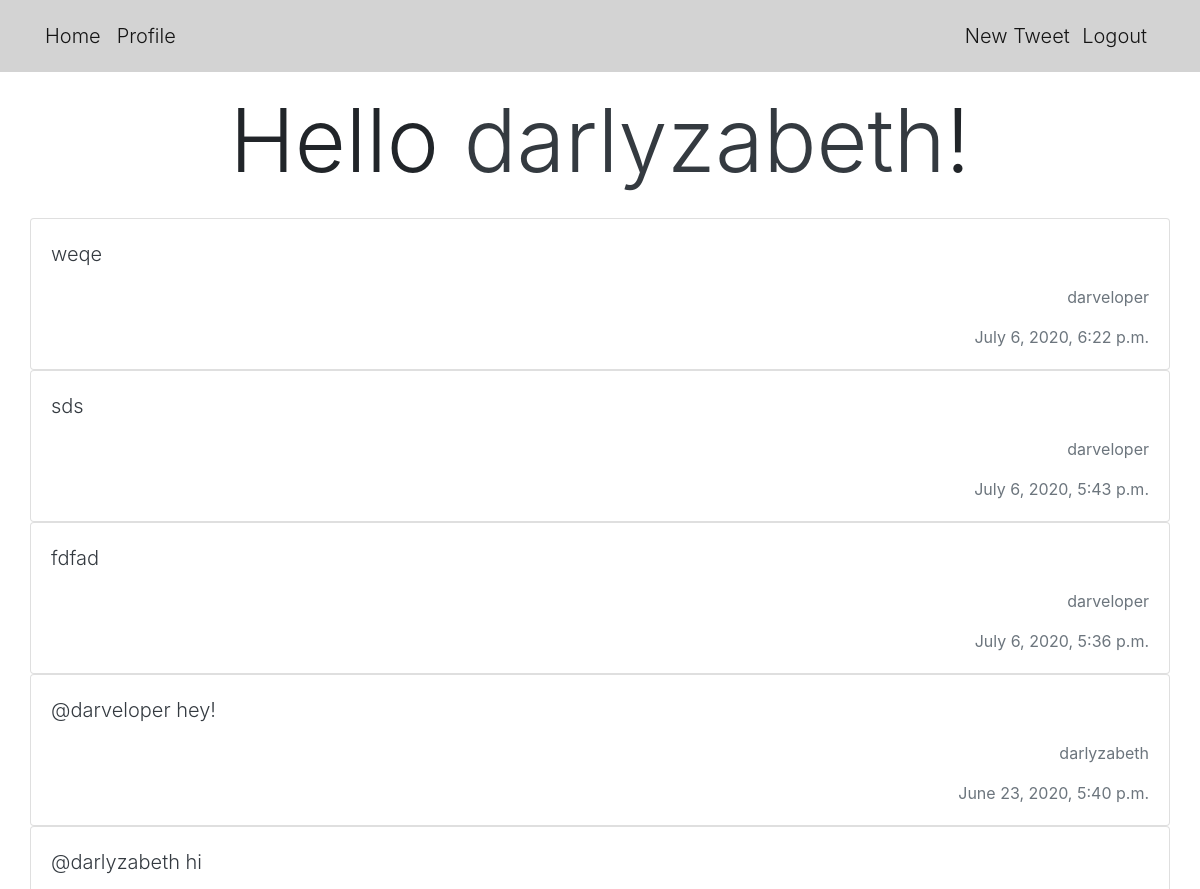
The app's page / (signed in, upper part), older data.
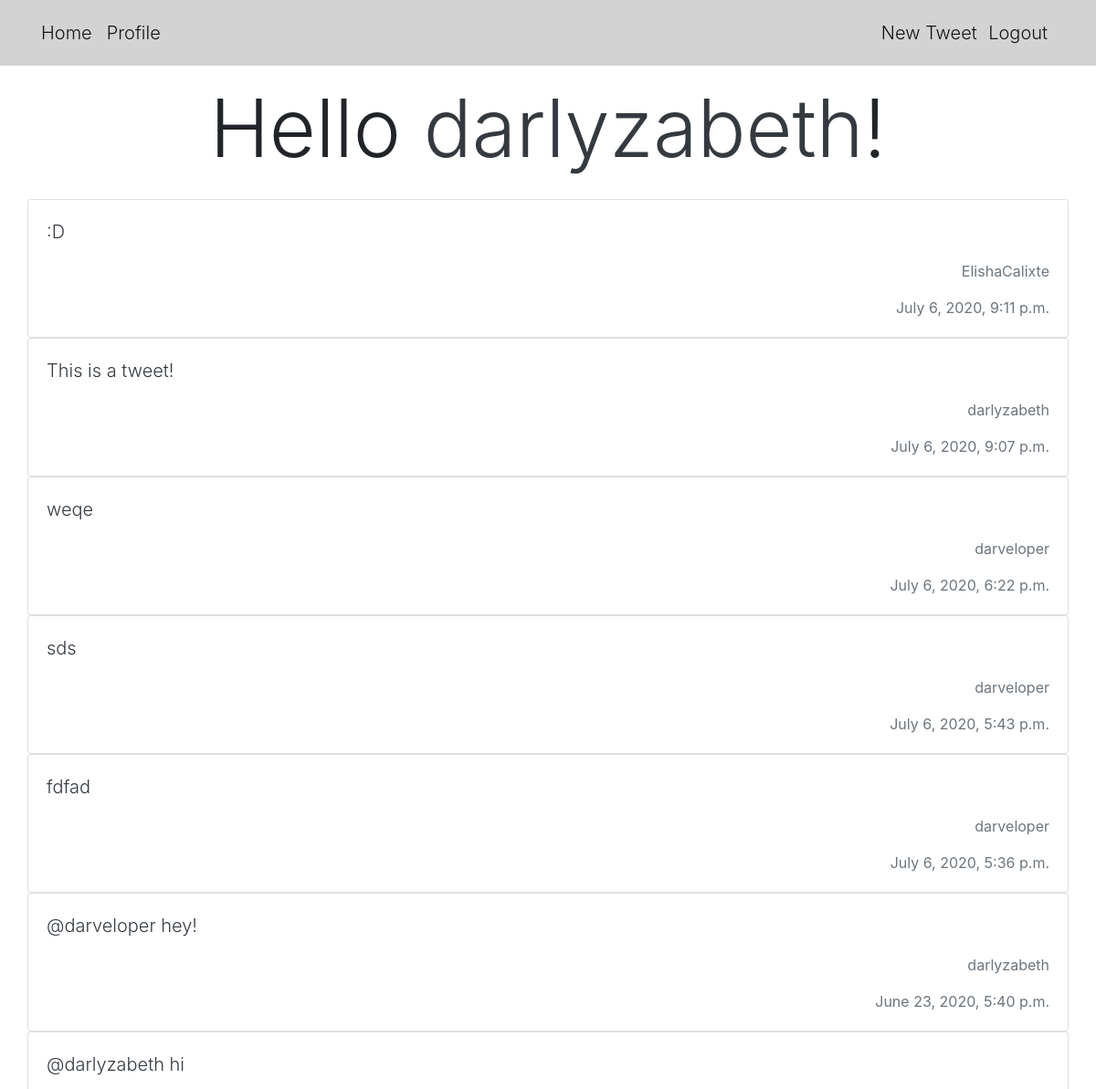
The same page, newer data.
### tweet/models.py (models this page shows)
class Tweet(models.Model):
    author = models.ForeignKey(CustomUser, default=None, on_delete=models.CASCADE)
    text = models.CharField(max_length=140)
    post_date = models.DateTimeField(default=timezone.now)
    def __str__(self):
        return self.text

### twitteruser/models.py (models this page shows, shortened)
class CustomUser(AbstractBaseUser):
    email = models.EmailField(
        verbose_name='email address',
        max_length=255,
        unique=True
    )
    username = models.CharField(
        verbose_name='username',
        max_length=100,
        unique=True
    )
    followers = models.ManyToManyField('self', symmetrical=False, related_name='user_followers')
    following = models.ManyToManyField('self', symmetrical=False, related_name='user_following')
    active = models.BooleanField(default=True)
    staff = models.BooleanField(default=False)
    admin = models.BooleanField(default=False)
    USERNAME_FIELD = 'username'
    REQUIRED_FIELDS = ['email']
    def __str__(self):
        return self.username
    @property
    def is_active(self):
        return self.active
    objects = UserManager()

### twitteruser/views.py (the view)
# urls.py: path('', index, name='home'),
@login_required(login_url='/login')
def index(request):
    user = CustomUser.objects.get(id=request.user.id)
    tweets = Tweet.objects.all().order_by("-post_date")
    notifications = Notification.objects.filter(receiver=request.user)
    return render(request, 'index.html', {'tweets': tweets, 'notifications': notifications})

### twitteruser/templates/index.html (shortened to what this page needs)
{% extends 'base.html'%}
{% block content %}
<div class="container fluid">
    <div class="d-flex justify-content-center">
        <h1 class="display-2">Hello <a class="text-dark" href="/user/{{request.user.id}}">{{request.user}}</a>!</h1>
    </div>
</div>
<div class="container-fluid">
{% for tweet in tweets %}
<div class="card">
    <div class="card-body">
        <p><a class="lead text-dark" href='/tweet/{{tweet.id}}'>{{tweet}}</a></p>
        <p class="text-right"><a class="text-muted" href="/user/{{tweet.author.id}}">{{tweet.author.username}}</a></p>
        <span class="text-right"><footer class="text-muted">{{tweet.post_date}}</footer></span>
    </div>
</div>
{% endfor %}
</div>
{% endblock %}

Row changes from the older to the newer data that the page shows:
added Tweet: text ":D", author.username "ElishaCalixte", post_date "July 6, 2020, 9:11 p.m."
added Tweet: text "This is a tweet!", author.username "darlyzabeth", post_date "July 6, 2020, 9:07 p.m."
